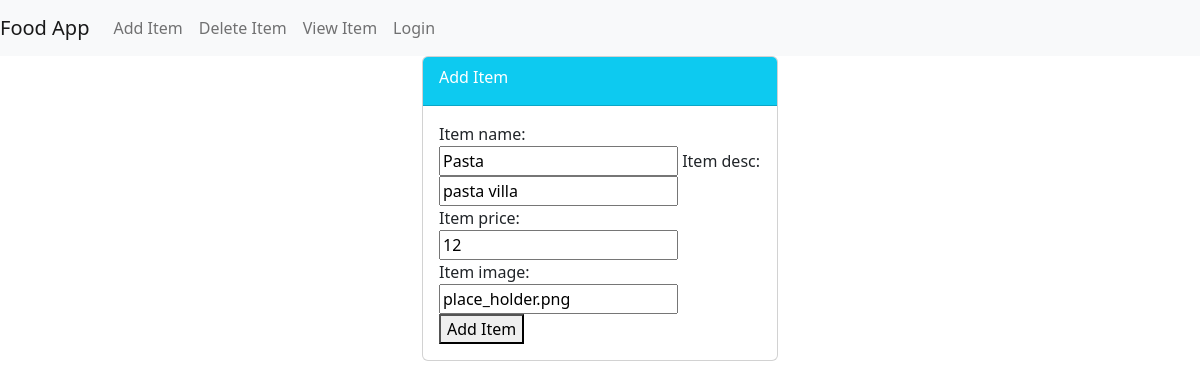
Screenshot of /food/update/8 with the database file from the repository.
### food/models.py (models this page shows, shortened)
class Item(models.Model):
    item_name = models.CharField(max_length=200)
    item_desc = models.CharField(max_length=200)
    item_price = models.IntegerField()
    item_image = models.CharField(max_length=500, default="place_holder.png")
    user = models.ForeignKey(User, on_delete=models.CASCADE, default=1)

### food/views.py (the view)
# urls.py: path("update/<int:id>", views.update_item, name="update_item"),
def update_item(request, id):
    item = Item.objects.get(id=id)
    form = ItemForm(request.POST or None, instance=item)
    if form.is_valid():
        form.save()
        return redirect("food:index")
    return render(request, "food/item-form.html", {"form": form, "item": item})

### food/forms.py
class ItemForm(forms.ModelForm):
    class Meta:
        model = Item
        fields = ["item_name", "item_desc", "item_price", "item_image"]

### food/templates/food/item-form.html (shortened to what this page needs)
{% extends 'food/base.html' %}
{% block body %}
  <div class="container">
    <div class="row">
      <div class="col-md-4 offset-md-4">
        <div class="card">
          <div class="card-header text-white bg-info">
            <div class="card-title">
              Add Item
            </div>
          </div>
          <div class="card-body">
            <form method="POST">
              {{ form }}
              <div class="btn-info"> <button type="submit">Add Item </button></div>
            </form>
          </div>
        </div>
      </div>
    </div>
  </div>
{% endblock %}

### rows the page displays
Item: item_name "Pasta", item_desc "pasta villa", item_price "12", item_image "place_holder.png"
